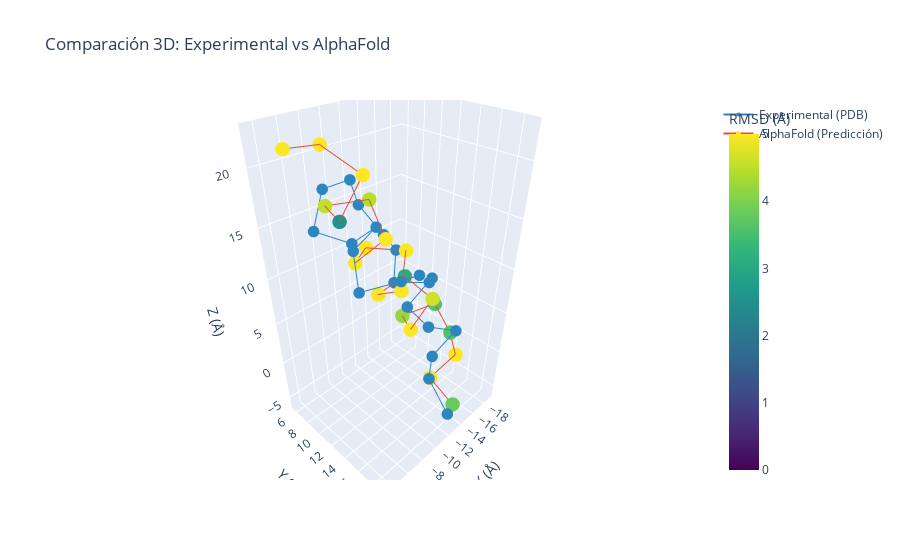
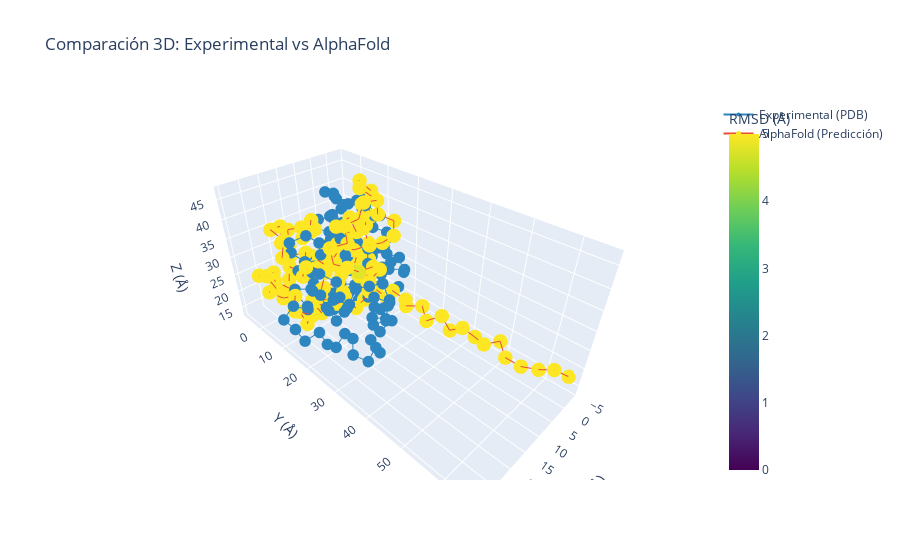
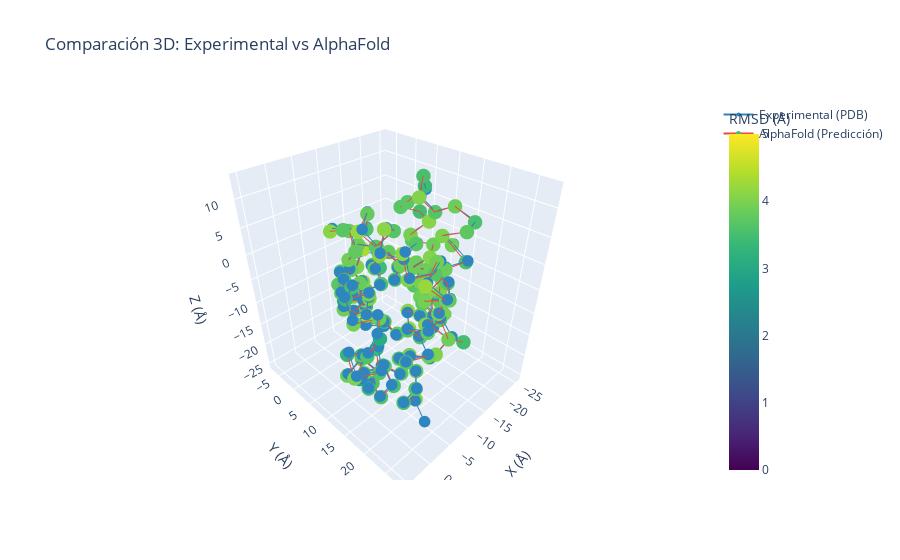

Notebook cell for these charts, in order:
### Markdown cell above
Para encontrar los ID de PDB y UniProt para una proteína específica, puedes usar varias estrategias:

Buscar en PDB (Protein Data Bank):

Ve a RCSB PDB
Busca por nombre de proteína (por ejemplo, "hemoglobin")
En la página de resultados, puedes filtrar por organismo, calidad, etc.
Al seleccionar una estructura, encontrarás el código PDB (4 caracteres alfanuméricos)
Normalmente también encontrarás enlaces a UniProt en la sección "Macromolecules"


Buscar en UniProt:

Ve a UniProt
Busca por nombre de proteína y organismo (por ejemplo, "hemoglobin human")
Selecciona la entrada adecuada para obtener el código UniProt (ej. P69905)
En la sección "Structure" encontrarás enlaces a estructuras PDB disponibles

### Code cell
# Analizar insulina humana
insulin_comparator = analyze_protein(pdb_id="1MSO", uniprot_id="P01308")

# Analizar lisozima humana
lysozyme_comparator = analyze_protein(pdb_id="1LZ1", uniprot_id="P61626")

# Analizar hemoglobina (subunidad alfa)
hemoglobin_comparator = analyze_protein(pdb_id="1GZX", uniprot_id="P69905", chain_id="A")

### Figure 1 — Plotly figure (JSON) as saved in the notebook; plotly's stock layout.template omitted (floating-point values rounded to 4 significant figures)
{"data": [{"line": {"color": "#2E86C1", "width": 2}, "marker": {"color": "#2E86C1", "size": 4}, "mode": "lines+markers", "name": "Experimental (PDB)", "type": "scatter3d", "x": [-9.382, -10.28, -6.749, -6.737, -10.34, -9.898, -6.871, -7.851, -11.52, -13.24, -14.57, -16.91, -16.31, -18.99, -16.94, -13.9, -15.82, -15.86, -12.13, -12.56, -11.99], "y": [16.94, 14.14, 12.79, 12.36, 11.14, 8.356, 7.07, 7.513, 6.616, 5.578, 7.564, 6.996, 7.297, 10.01, 12.05, 11.56, 12.85, 16.3, 16.53, 15.97, 19.0], "z": [12.94, 10.57, 10.51, 14.26, 14.58, 12.06, 13.94, 17.57, 17.08, 13.83, 10.89, 7.963, 4.252, 4.283, 6.792, 4.534, 1.557, 3.1, 2.343, -1.382, -3.626]}, {"line": {"color": "#E74C3C", "width": 2}, "marker": {"cmax": 5, "cmin": 0, "color": [13.32, 12.71, 9.51, 2.568, 4.519, 4.468, 6.246, 6.898, 6.652, 6.361, 6.474, 5.926, 3.071, 4.646, 5.611, 4.188, 3.593, 3.609, 8.692, 4.88, 3.823], "colorbar": {"title": {"text": "RMSD (Å)"}}, "colorscale": [[0, "#440154"], [0.1111, "#482878"], [0.2222, "#3e4989"], [0.3333, "#31688e"], [0.4444, "#26828e"], [0.5556, "#1f9e89"], [0.6667, "#35b779"], [0.7778, "#6ece58"], [0.8889, "#b5de2b"], [1, "#fde725"]], "size": 5}, "mode": "lines+markers", "name": "AlphaFold (Predicción)", "type": "scatter3d", "x": [-3.38, -7.093, -8.377, -6.291, -7.675, -11.25, -10.31, -8.836, -12.01, -14.08, -11.81, -11.9, -15.72, -15.79, -13.47, -15.49, -18.91, -17.65, -18.67, -15.33, -14.83], "y": [9.715, 8.772, 11.97, 11.5, 7.917, 9.363, 12.29, 9.961, 7.831, 11.08, 12.73, 9.499, 9.445, 13.19, 12.49, 9.396, 11.05, 14.37, 14.62, 13.88, 17.56], "z": [22.38, 21.64, 19.85, 16.64, 16.29, 16.2, 13.9, 11.2, 10.56, 10.76, 8.116, 6.03, 6.365, 5.396, 2.404, 1.315, 1.999, 0.6267, -3.056, -4.817, -5.741]}], "layout": {"scene": {"xaxis": {"title": {"text": "X (Å)"}}, "yaxis": {"title": {"text": "Y (Å)"}}, "zaxis": {"title": {"text": "Z (Å)"}}}, "title": {"text": "Comparación 3D: Experimental vs AlphaFold"}}}

### Figure 2 — Plotly figure (JSON) as saved in the notebook; plotly's stock layout.template omitted (floating-point values rounded to 4 significant figures; data arrays with more than 128 entries replaced by an {"elided": "..."} marker saying what was removed)
{"data": [{"line": {"color": "#2E86C1", "width": 2}, "marker": {"color": "#2E86C1", "size": 4}, "mode": "lines+markers", "name": "Experimental (PDB)", "type": "scatter3d", "x": {"elided": "130 float values"}, "y": {"elided": "130 float values"}, "z": {"elided": "130 float values"}}, {"line": {"color": "#E74C3C", "width": 2}, "marker": {"cmax": 5, "cmin": 0, "color": {"elided": "130 float values"}, "colorbar": {"title": {"text": "RMSD (Å)"}}, "colorscale": [[0, "#440154"], [0.1111, "#482878"], [0.2222, "#3e4989"], [0.3333, "#31688e"], [0.4444, "#26828e"], [0.5556, "#1f9e89"], [0.6667, "#35b779"], [0.7778, "#6ece58"], [0.8889, "#b5de2b"], [1, "#fde725"]], "size": 5}, "mode": "lines+markers", "name": "AlphaFold (Predicción)", "type": "scatter3d", "x": {"elided": "130 float values"}, "y": {"elided": "130 float values"}, "z": {"elided": "130 float values"}}], "layout": {"scene": {"xaxis": {"title": {"text": "X (Å)"}}, "yaxis": {"title": {"text": "Y (Å)"}}, "zaxis": {"title": {"text": "Z (Å)"}}}, "title": {"text": "Comparación 3D: Experimental vs AlphaFold"}}}

### Figure 3 — Plotly figure (JSON) as saved in the notebook; plotly's stock layout.template omitted (floating-point values rounded to 4 significant figures; data arrays with more than 128 entries replaced by an {"elided": "..."} marker saying what was removed)
{"data": [{"line": {"color": "#2E86C1", "width": 2}, "marker": {"color": "#2E86C1", "size": 4}, "mode": "lines+markers", "name": "Experimental (PDB)", "type": "scatter3d", "x": {"elided": "141 float values"}, "y": {"elided": "141 float values"}, "z": {"elided": "141 float values"}}, {"line": {"color": "#E74C3C", "width": 2}, "marker": {"cmax": 5, "cmin": 0, "color": {"elided": "141 float values"}, "colorbar": {"title": {"text": "RMSD (Å)"}}, "colorscale": [[0, "#440154"], [0.1111, "#482878"], [0.2222, "#3e4989"], [0.3333, "#31688e"], [0.4444, "#26828e"], [0.5556, "#1f9e89"], [0.6667, "#35b779"], [0.7778, "#6ece58"], [0.8889, "#b5de2b"], [1, "#fde725"]], "size": 5}, "mode": "lines+markers", "name": "AlphaFold (Predicción)", "type": "scatter3d", "x": {"elided": "141 float values"}, "y": {"elided": "141 float values"}, "z": {"elided": "141 float values"}}], "layout": {"scene": {"xaxis": {"title": {"text": "X (Å)"}}, "yaxis": {"title": {"text": "Y (Å)"}}, "zaxis": {"title": {"text": "Z (Å)"}}}, "title": {"text": "Comparación 3D: Experimental vs AlphaFold"}}}
